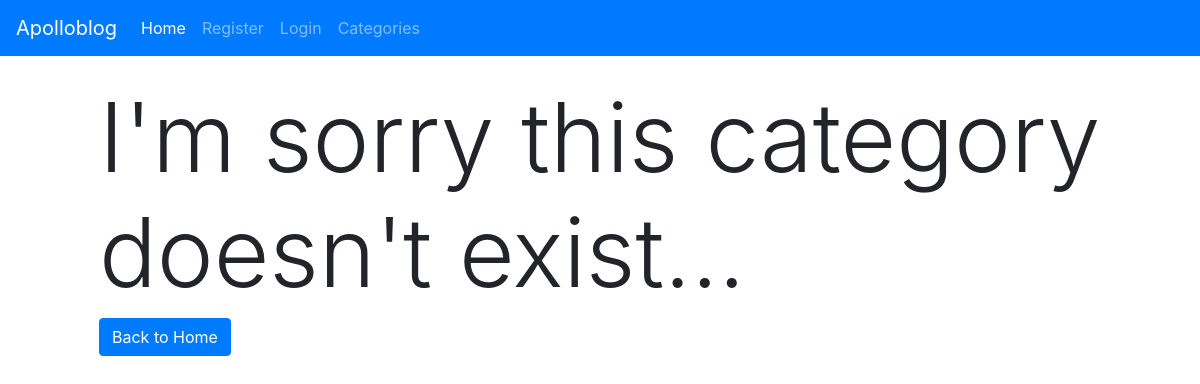
/category/leisure/, run on an earlier commit of the app's database.
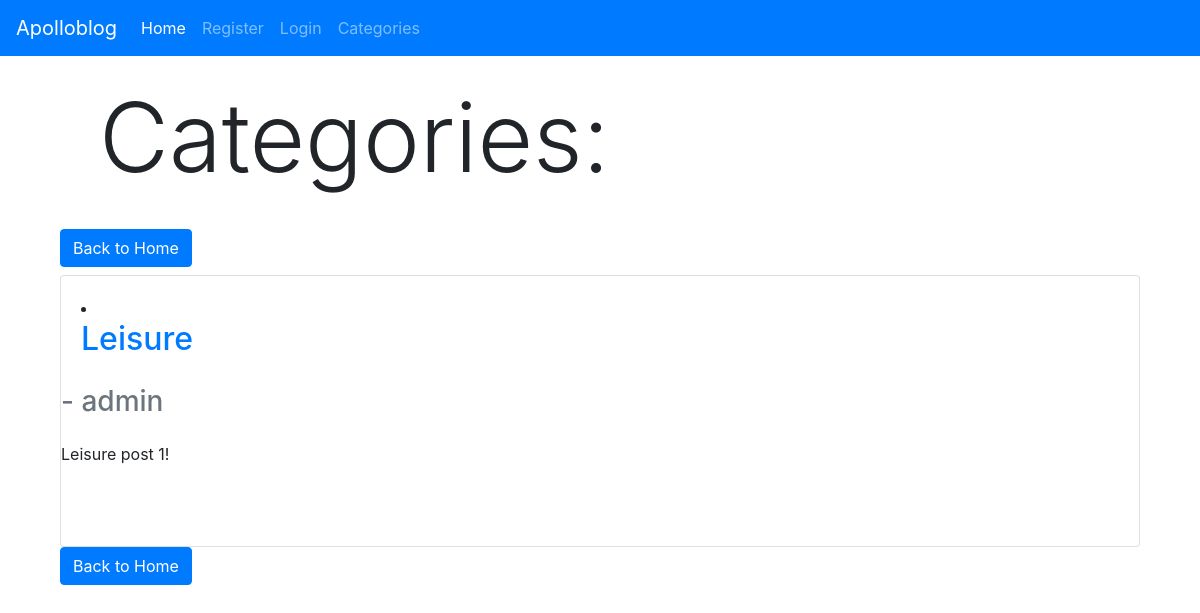
And on a later commit of the database.
### blogroot/models.py (models this page shows, shortened)
class Post(models.Model):
	title = models.CharField(max_length=255) #max char length
	title_tag = models.CharField(max_length=255)
	author = models.ForeignKey(User, null=True, on_delete=models.CASCADE)
	body = models.TextField() #input field for text
	name = "Apollo Blog"
	post_date = models.DateField(auto_now_add = True)
	category = models.CharField(max_length=255, default='development')
	likes = models.ManyToManyField(User, related_name='blog_posts')

### blogroot/views.py (the view)
# urls.py: path('category/<str:cats>/',CategoryView, name='category'),
def CategoryView(request, cats):
	category_posts = Post.objects.filter(category= cats.replace('-',' '))
	return render(request, 'categories.html', {'cats':cats.replace('-',' '), 'category_posts':category_posts})

### blogroot/templates/categories.html (shortened to what this page needs)
{% extends 'base.html' %}
{% block content %}
<body>
<div class="container-fluid">
<div class="container">
<div class="col px-lg-4">
{% if category_posts %}
<h1 class="display-1">Categories:</h1> <br />
</div>
</div>
<h2 class="dispay-2"> {{ catsx }}
<a href="{% url 'home' %}" class="btn btn-primary"> Back to Home </a> </h2>
{% for post in category_posts %}
<div class="card">
	<div class="card-body">
		<li><a  href="{% url 'article_detail' post.pk %}">
		<h2 class="card-title">{{ post.title }}</h2></a>
	</div>
	 	<h3 class="card-subtitle mb-2 text-muted"> - {{ post.author.username }} </h3>
	 	<p class ="card-text"> {{ post.body | slice:":200"|safe }} </p> <br />
	 </small>  <br />
</div>
{% endfor %}
<a href="{% url 'home' %}" class="btn btn-primary"> Back to Home </a>
</body>
{% else %}
<h1 class="display-1">I'm sorry this category doesn't exist... </h1>
<a href="{% url 'home' %}" class="btn btn-primary"> Back to Home </a>
{% endif %}
{% endblock %}

What changed in the data, as far as the page shows it:
added Post: title "Leisure", author.username "admin", body "Leisure post 1!"
Also different on the page:
text no longer shown: "I'm sorry this category doesn't exist..."
text now shown: "Categories:"
